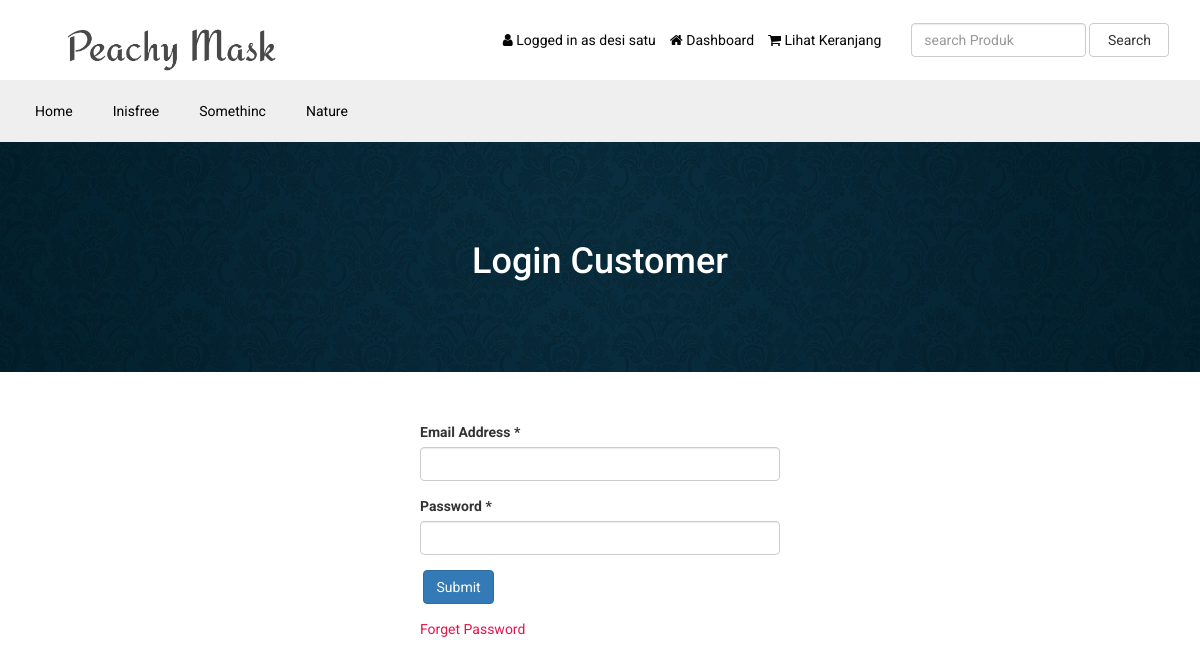
/masker/login.php (signed in), run on the app's committed database.
### tables this page shows
CREATE TABLE `tbl_settings` (
  `id` int(11) NOT NULL,
  `logo` tinytext NOT NULL,
  `favicon` tinytext NOT NULL,
  `footer_about` text NOT NULL,
  `footer_copyright` text NOT NULL,
  `contact_address` text NOT NULL,
  `contact_email` tinytext NOT NULL,
  `contact_phone` tinytext NOT NULL,
  `contact_fax` tinytext NOT NULL,
  `contact_map_iframe` text NOT NULL,
  `receive_email` tinytext NOT NULL,
  `receive_email_subject` tinytext NOT NULL,
  `receive_email_thank_you_message` text NOT NULL,
  `forget_password_message` text NOT NULL,
  `total_recent_post_footer` int(10) NOT NULL,
  `total_popular_post_footer` int(10) NOT NULL,
  `total_recent_post_sidebar` int(11) NOT NULL,
  `total_popular_post_sidebar` int(11) NOT NULL,
  `total_featured_product_home` int(11) NOT NULL,
  `total_latest_product_home` int(11) NOT NULL,
  `total_popular_product_home` int(11) NOT NULL,
  `meta_title_home` text NOT NULL,
  `meta_keyword_home` text NOT NULL,
  `meta_description_home` text NOT NULL,
  `banner_login` tinytext NOT NULL,
  `banner_registration` tinytext NOT NULL,
  `banner_forget_password` tinytext NOT NULL,
  `banner_reset_password` tinytext NOT NULL,
  `banner_search` tinytext NOT NULL,
  `banner_cart` tinytext NOT NULL,
  `banner_checkout` tinytext NOT NULL,
  `banner_product_category` tinytext NOT NULL,
  `banner_blog` tinytext NOT NULL,
  `cta_title` tinytext NOT NULL,
  `cta_content` text NOT NULL,
  `cta_read_more_text` tinytext NOT NULL,
  `cta_read_more_url` tinytext NOT NULL,
  `cta_photo` tinytext NOT NULL,
  `featured_product_title` tinytext NOT NULL,
  `featured_product_subtitle` tinytext NOT NULL,
  `latest_product_title` tinytext NOT NULL,
  `latest_product_subtitle` tinytext NOT NULL,
  `popular_product_title` tinytext NOT NULL,
  `popular_product_subtitle` tinytext NOT NULL,
  `testimonial_title` tinytext NOT NULL,
  `testimonial_subtitle` tinytext NOT NULL,
  `testimonial_photo` tinytext NOT NULL,
  `blog_title` tinytext NOT NULL,
  `blog_subtitle` tinytext NOT NULL,
  `newsletter_text` text NOT NULL,
  `paypal_email` tinytext NOT NULL,
  `stripe_public_key` tinytext NOT NULL,
  `stripe_secret_key` tinytext NOT NULL,
  `bank_detail` text NOT NULL,
  `before_head` text NOT NULL,
  `before_body` text NOT NULL,
  `home_service_on_off` int(11) NOT NULL,
  `home_welcome_on_off` int(11) NOT NULL,
  `home_featured_product_on_off` int(11) NOT NULL,
  `home_latest_product_on_off` int(11) NOT NULL,
  `home_popular_product_on_off` int(11) NOT NULL,
  `home_testimonial_on_off` int(11) NOT NULL,
  `home_blog_on_off` int(11) NOT NULL,
  `newsletter_on_off` int(11) NOT NULL,
  `ads_above_welcome_on_off` int(1) NOT NULL,
  `ads_above_featured_product_on_off` int(1) NOT NULL,
  `ads_above_latest_product_on_off` int(1) NOT NULL,
  `ads_above_popular_product_on_off` int(1) NOT NULL,
  `ads_above_testimonial_on_off` int(1) NOT NULL,
  `ads_category_sidebar_on_off` int(1) NOT NULL
);

CREATE TABLE `tbl_top_category` (
  `tcat_id` int(11) NOT NULL,
  `tcat_name` tinytext NOT NULL,
  `show_on_menu` int(1) NOT NULL
);

### masker/login.php (the view, shortened to what this page needs)
<?php require_once('header.php'); ?>
<?php
$statement = $pdo->prepare("SELECT * FROM tbl_settings WHERE id=1");
$statement->execute();
$result = $statement->fetchAll(PDO::FETCH_ASSOC);
foreach ($result as $row) {
    $banner_login = $row['banner_login'];
}
?>
<div class="page-banner" style="background-color:#444;background-image: url(assets/uploads/<?php echo $banner_login; ?>);">
    <div class="inner">
        <h1><?php echo LANG_VALUE_10; ?></h1>
    </div>
</div>
<div class="page">
    <div class="container">
        <div class="row">
            <div class="col-md-12">
                <div class="user-content">
                    <form action="" method="post">
                        <div class="row">
                            <div class="col-md-4"></div>
                            <div class="col-md-4">
                                <div class="form-group">
                                    <label for=""><?php echo LANG_VALUE_94; ?> *</label>
                                    <input type="email" class="form-control" name="cust_email">
                                </div>
                                <div class="form-group">
                                    <label for=""><?php echo LANG_VALUE_96; ?> *</label>
                                    <input type="password" class="form-control" name="cust_password">
                                </div>
                                <div class="form-group">
                                    <input type="submit" class="btn btn-primary" value="<?php echo LANG_VALUE_4; ?>" name="form1">
                                </div>
                                <a href="forget-password.php" style="color:#e4144d;"><?php echo LANG_VALUE_97; ?></a>
                            </div>
                        </div>
                    </form>
                </div>
            </div>
        </div>
    </div>
</div>
<?php require_once('footer.php'); ?>

### masker/header.php (shortened to what this page needs)
<?php
include("admin/inc/config.php");
$statement = $pdo->prepare("SELECT * FROM tbl_settings WHERE id=1");
$statement->execute();
$result = $statement->fetchAll(PDO::FETCH_ASSOC);
foreach ($result as $row)
{
	$logo = $row['logo'];
}
?>
<!DOCTYPE html>
<html lang="en">
<head>
	<link rel="stylesheet" href="assets/css/bootstrap.min.css">
	<link rel="stylesheet" href="assets/css/font-awesome.min.css">
	<link rel="stylesheet" href="assets/css/owl.carousel.min.css">
	<link rel="stylesheet" href="assets/css/owl.theme.default.min.css">
	<link rel="stylesheet" href="assets/css/jquery.bxslider.min.css">
    <link rel="stylesheet" href="assets/css/magnific-popup.css">
    <link rel="stylesheet" href="assets/css/rating.css">
	<link rel="stylesheet" href="assets/css/spacing.css">
	<link rel="stylesheet" href="assets/css/bootstrap-touch-slider.css">
	<link rel="stylesheet" href="assets/css/animate.min.css">
	<link rel="stylesheet" href="assets/css/tree-menu.css">
	<link rel="stylesheet" href="assets/css/select2.min.css">
	<link rel="stylesheet" href="assets/css/main.css">
	<link rel="stylesheet" href="assets/css/responsive.css">
</head>
<body>
<div class="header">
	<div class="container">
		<div class="row inner">
			<div class="col-md-4 logo">
				<a href="index.php"><img src="assets/uploads/<?php echo $logo; ?>" alt="logo image"></a>
			</div>
			<div class="col-md-5 right">
				<ul>
					<?php
					if(isset($_SESSION['customer'])) {
						?>
						<li><i class="fa fa-user"></i> <?php echo LANG_VALUE_13; ?> <?php echo $_SESSION['customer']['cust_name']; ?></li>
						<li><a href="dashboard.php"><i class="fa fa-home"></i> <?php echo LANG_VALUE_89; ?></a></li>
						<?php
					} else {
						?>
						<li><a href="login.php"><i class="fa fa-sign-in"></i> <?php echo LANG_VALUE_9; ?></a></li>
						<li><a href="registration.php"><i class="fa fa-user-plus"></i> <?php echo LANG_VALUE_15; ?></a></li>
						<?php
					}
					?>
					<li><a href="cart.php"><i class="fa fa-shopping-cart"></i> <?php echo LANG_VALUE_19; ?>
					</a></li>
				</ul>
			</div>
			<div class="col-md-3 search-area">
				<form class="navbar-form navbar-left" role="search" action="search-result.php" method="get">
					<div class="form-group">
						<input type="text" class="form-control search-top" placeholder="<?php echo LANG_VALUE_2; ?>" name="search_text">
					</div>
					<button type="submit" class="btn btn-default"><?php echo LANG_VALUE_3; ?></button>
				</form>
			</div>
		</div>
	</div>
</div>
<div class="nav">
	<div class="container">
		<div class="row">
			<div class="col-md-12 pl_0 pr_0">
				<div class="menu-container">
					<div class="menu">
						<ul>
							<li><a href="index.php">Home</a></li>
							<?php
							$statement = $pdo->prepare("SELECT * FROM tbl_top_category WHERE show_on_menu=1");
							$statement->execute();
							$result = $statement->fetchAll(PDO::FETCH_ASSOC);
							foreach ($result as $row) {
								?>
								<li><a href="product-category.php?id=<?php echo $row['tcat_id']; ?>&type=top-category"><?php echo $row['tcat_name']; ?></a>
								</li>
								<?php
							}
							?>
						</ul>
					</div>
				</div>
			</div>
		</div>
	</div>
</div>

### masker/assets/css/main.css (style rules this page uses)
* { margin: 0; padding: 0; }
body { font-family: 'Roboto', sans-serif; font-size: 14px; }
h1, h2, h3, h4, h5, h6 { font-family: 'Roboto', sans-serif; }
a { text-decoration: none; }
.header { width: 100%; height: auto; background: #fff; }
.header .inner { height: auto; display: table; }
.header .logo { float: none; display: table-cell; vertical-align: middle; }
.header .logo img { max-width: 100%; height: 80px; }
.header .navbar-form .form-control { width: 300px; }
.header .search-area { float: none; display: table-cell; vertical-align: middle; }
.header .search-area .form-group { width: calc(100% - 84px); }
.header .search-area button { width: 80px; }
.header .search-area form { width: 100%; }
.header .right { float: none; display: table-cell; vertical-align: middle; padding-right: 0; }
.header .right ul { float: right; margin-bottom: 0; }
.header .right ul li { list-style-type: none; float: left; margin-left: 14px; color: #050505; }
.header .right ul li a { color: #050505; }
.header .navbar-form .search-top { width: 100%; }
.nav { background: #EFEFEF; }
.menu-container { width: 100%; margin: 0 auto; background: #EFEFEF; }
.menu-dropdown-icon:before { content: "\f067"; font-family: "FontAwesome"; display: none; cursor: pointer; float: right; padding: 1.5em 2em; background: #fff; color: #333; }
.menu > ul { margin: 0 auto; width: 100%; list-style: none; padding: 0; position: relative; box-sizing: border-box; }
.menu > ul:before, .menu > ul:after { content: ""; display: table; }
.menu > ul:after { clear: both; }
.menu > ul > li { float: left; padding: 0; margin: 0; }
.menu > ul > li a { text-decoration: none; padding: 1.5em 20px; display: block; color: rgb(0, 0, 0); }
.page-banner { width: 100%; height: auto; background-repeat: no-repeat; background-position: center center; -webkit-background-size: cover; background-size: cover; position: relative; padding-top: 80px; padding-bottom: 80px; overflow: hidden; }
.page-banner h1 { color: #fff; text-align: center; z-index: 999; position: relative; }
.page { width: 100%; height: auto; padding-top: 50px; padding-bottom: 50px; }

### masker/assets/css/responsive.css (style rules this page uses)
@media only screen and (min-width: 992px) { .header .inner { width: 100%; } }
@media only screen and (min-width: 992px) { .header .search-area { padding-right: 0; } }
@media only screen and (min-width: 992px) { .header .search-area form { padding-right: 0; } }
@media only screen and (min-width: 992px) { .header .container { padding-right: 0; } }

### data on the page
tbl_settings: logo (picture), banner_login (picture)
tbl_top_category: tcat_name "Inisfree"
tbl_top_category: tcat_name "Somethinc"
tbl_top_category: tcat_name "Nature"

### other printed values
LANG_VALUE_13 "Logged in as"
$_SESSION['customer']['cust_name'] "desi satu"
LANG_VALUE_89 "Dashboard"
LANG_VALUE_19 "Lihat Keranjang"
LANG_VALUE_3 "Search"
LANG_VALUE_10 "Login Customer"
LANG_VALUE_94 "Email Address"
LANG_VALUE_96 "Password"
LANG_VALUE_97 "Forget Password"
